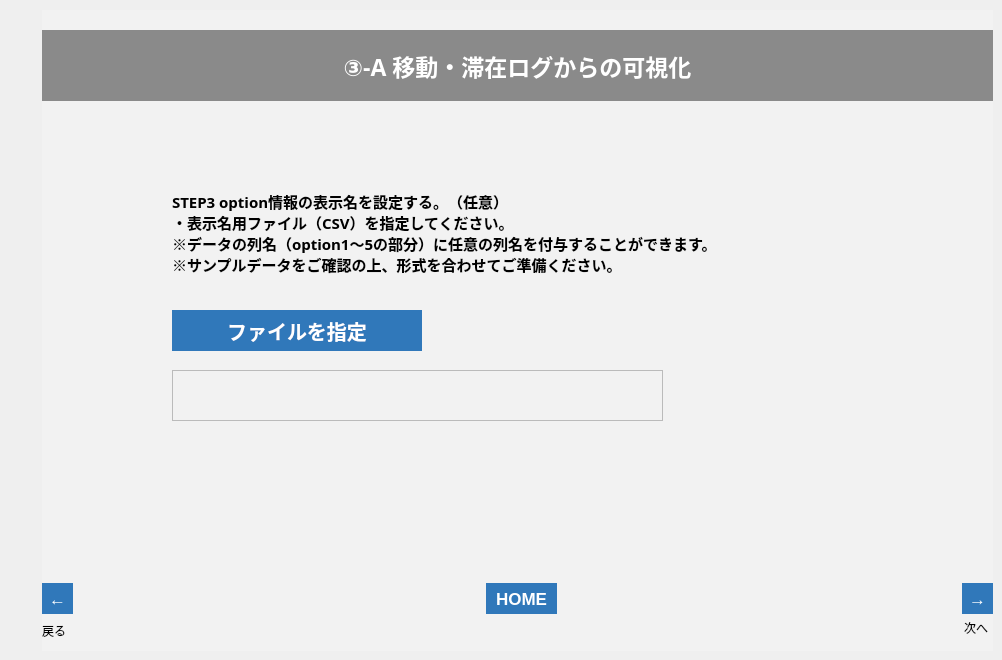
   <widget class="QWidget" name="tab_27">
    <attribute name="title">
     <string>ページ</string>
    </attribute>
    <widget class="QFrame" name="frame_31">
     <property name="geometry">
      <rect>
       <x>42</x>
       <y>10</y>
       <width>951</width>
       <height>641</height>
      </rect>
     </property>
     <property name="styleSheet">
      <string notr="true">background-color: rgb(242, 242, 242);</string>
     </property>
     <property name="frameShape">
      <enum>QFrame::NoFrame</enum>
     </property>
     <property name="frameShadow">
      <enum>QFrame::Plain</enum>
     </property>
     <property name="lineWidth">
      <number>0</number>
     </property>
     <widget class="QLabel" name="lbl_003_3_n_2">
      <property name="geometry">
       <rect>
        <x>922</x>
        <y>610</y>
        <width>31</width>
        <height>16</height>
       </rect>
      </property>
      <property name="text">
       <string>次へ</string>
      </property>
     </widget>
     <widget class="QLabel" name="label_112">
      <property name="geometry">
       <rect>
        <x>0</x>
        <y>610</y>
        <width>50</width>
        <height>21</height>
       </rect>
      </property>
      <property name="text">
       <string>戻る</string>
      </property>
     </widget>
     <widget class="QToolButton" name="btn_003_3_n_2">
      <property name="geometry">
       <rect>
        <x>920</x>
        <y>573</y>
        <width>31</width>
        <height>31</height>
       </rect>
      </property>
      <property name="font">
       <font>
        <pointsize>13</pointsize>
        <weight>75</weight>
        <bold>true</bold>
       </font>
      </property>
      <property name="styleSheet">
       <string notr="true">background-color: rgb(48,120,186);
color: rgb(255, 255, 255);
border: none;</string>
      </property>
      <property name="text">
       <string>→</string>
      </property>
     </widget>
     <widget class="QToolButton" name="btn_003_3_b_2">
      <property name="geometry">
       <rect>
        <x>0</x>
        <y>573</y>
        <width>31</width>
        <height>31</height>
       </rect>
      </property>
      <property name="font">
       <font>
        <pointsize>13</pointsize>
        <weight>75</weight>
        <bold>true</bold>
       </font>
      </property>
      <property name="styleSheet">
       <string notr="true">background-color: rgb(48,120,186);
color: rgb(255, 255, 255);
border: none;</string>
      </property>
      <property name="text">
       <string>←</string>
      </property>
     </widget>
     <widget class="QLabel" name="label_113">
      <property name="geometry">
       <rect>
        <x>0</x>
        <y>20</y>
        <width>951</width>
        <height>71</height>
       </rect>
      </property>
      <property name="font">
       <font>
        <family>游ゴシック</family>
        <pointsize>17</pointsize>
        <weight>75</weight>
        <bold>true</bold>
       </font>
      </property>
      <property name="styleSheet">
       <string notr="true">background-color: rgb(138, 138, 138);
color: rgb(255, 255, 255);</string>
      </property>
      <property name="text">
       <string>③-A 移動・滞在ログからの可視化</string>
      </property>
      <property name="alignment">
       <set>Qt::AlignCenter</set>
      </property>
     </widget>
     <widget class="QToolButton" name="btn_home_17_2">
      <property name="geometry">
       <rect>
        <x>444</x>
        <y>573</y>
        <width>71</width>
        <height>31</height>
       </rect>
      </property>
      <property name="font">
       <font>
        <pointsize>13</pointsize>
        <weight>75</weight>
        <bold>true</bold>
       </font>
      </property>
      <property name="styleSheet">
       <string notr="true">background-color: rgb(48,120,186);
color: rgb(255, 255, 255);
border: none;</string>
      </property>
      <property name="text">
       <string>HOME</string>
      </property>
     </widget>
     <widget class="QLabel" name="label_38">
      <property name="geometry">
       <rect>
        <x>130</x>
        <y>180</y>
        <width>711</width>
        <height>111</height>
       </rect>
      </property>
      <property name="font">
       <font>
        <family>游ゴシック</family>
        <pointsize>11</pointsize>
        <weight>75</weight>
        <bold>true</bold>
       </font>
      </property>
      <property name="styleSheet">
       <string notr="true">border-color: rgb(220, 220, 220);</string>
      </property>
      <property name="frameShape">
       <enum>QFrame::Box</enum>
      </property>
      <property name="lineWidth">
       <number>0</number>
      </property>
      <property name="midLineWidth">
       <number>0</number>
      </property>
      <property name="text">
       <string>STEP3 option情報の表示名を設定する。（任意）
・表示名用ファイル（CSV）を指定してください。
※データの列名（option1～5の部分）に任意の列名を付与することができます。
※サンプルデータをご確認の上、形式を合わせてご準備ください。
</string>
      </property>
      <property name="alignment">
       <set>Qt::AlignLeading|Qt::AlignLeft|Qt::AlignTop</set>
      </property>
     </widget>
     <widget class="QPushButton" name="btn_option_load_3">
      <property name="geometry">
       <rect>
        <x>130</x>
        <y>300</y>
        <width>250</width>
        <height>41</height>
       </rect>
      </property>
      <property name="font">
       <font>
        <family>游ゴシック</family>
        <pointsize>15</pointsize>
        <weight>75</weight>
        <bold>true</bold>
       </font>
      </property>
      <property name="autoFillBackground">
       <bool>false</bool>
      </property>
      <property name="styleSheet">
       <string notr="true">background-color: rgb(48,120,186);
color: rgb(255, 255, 255);
border: none;</string>
      </property>
      <property name="text">
       <string>ファイルを指定</string>
      </property>
     </widget>
     <widget class="QListWidget" name="list_optioncsv_3">
      <property name="geometry">
       <rect>
        <x>130</x>
        <y>360</y>
        <width>491</width>
        <height>51</height>
       </rect>
      </property>
      <property name="font">
       <font>
        <pointsize>12</pointsize>
       </font>
      </property>
     </widget>
     <widget class="QLabel" name="lbl_001_11">
      <property name="geometry">
       <rect>
        <x>130</x>
        <y>430</y>
        <width>711</width>
        <height>51</height>
       </rect>
      </property>
      <property name="font">
       <font>
        <family>游ゴシック</family>
        <pointsize>16</pointsize>
        <weight>75</weight>
        <bold>true</bold>
       </font>
      </property>
      <property name="styleSheet">
       <string notr="true">border-color: rgb(220, 220, 220);
color: rgb(255, 0, 0);</string>
      </property>
      <property name="frameShape">
       <enum>QFrame::Box</enum>
      </property>
      <property name="lineWidth">
       <number>0</number>
      </property>
      <property name="midLineWidth">
       <number>0</number>
      </property>
      <property name="text">
       <string/>
      </property>
      <property name="alignment">
       <set>Qt::AlignLeading|Qt::AlignLeft|Qt::AlignVCenter</set>
      </property>
     </widget>
    </widget>
   </widget>
